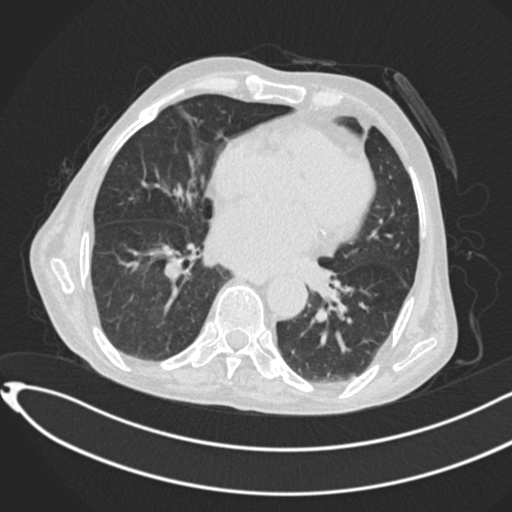
#> input picture test_image.jpg, 512 x 512 px
$ python -i explain_scorecam.py   (imports and definitions only)
#> lines starting #> are read from the running program, lines starting #| are printed output that depends on the picture
import os
import cv2
import numpy as np
import joblib
import matplotlib.pyplot as plt
import tensorflow as tf
from tensorflow.keras.applications import EfficientNetB1
from tensorflow.keras.applications.efficientnet import preprocess_input
from datetime import datetime
import uuid

# --- 1. CONFIGURATION & SETUP ---
MODEL_PATH = 'lung_cancer_svm_model.pkl'
IMG_SIZE = 240
CLASSES = ['Normal', 'Malignant', 'Benign']

# [2 lines not run here, left out]

# [4 lines that did not run here, left out]

# [1 line that did not run here, left out]
# [2 lines that did not run here, left out]

clahe = cv2.createCLAHE(clipLimit=2.0, tileGridSize=(8, 8))


def apply_clahe(image):
    try:
        lab = cv2.cvtColor(image, cv2.COLOR_BGR2LAB)
        l, a, b = cv2.split(lab)
        cl = clahe.apply(l)
        limg = cv2.merge((cl, a, b))
        return cv2.cvtColor(limg, cv2.COLOR_LAB2RGB)
    except Exception as e:
        return cv2.cvtColor(image, cv2.COLOR_BGR2RGB)

# --- 2. SCORE-CAM ALGORITHM ---


def generate_scorecam(image_path):
    print(f"\nAnalyzing {image_path} with Score-CAM...")
    img = cv2.imread(image_path)
    if img is None:
        print("Error: Could not read image.")
        return None

    img_resized = cv2.resize(img, (IMG_SIZE, IMG_SIZE))
    img_clahe = apply_clahe(img_resized)
    img_rgb = cv2.cvtColor(img_clahe, cv2.COLOR_BGR2RGB)

    img_pre = preprocess_input(np.expand_dims(img_clahe, axis=0))

    features = feature_extractor.predict(img_pre, verbose=0)
    probs = svm_model.predict_proba(features)[0]
    target_class_idx = np.argmax(probs)
    target_class_name = CLASSES[target_class_idx]

    activations = activation_model.predict(img_pre, verbose=0)[0]
    num_channels = activations.shape[-1]

    weights = []
    batch_size = 64

    for i in range(0, num_channels, batch_size):
        batch_masked_imgs = []
        channels_in_batch = min(batch_size, num_channels - i)

        for j in range(channels_in_batch):
            ch_idx = i + j
            act_map = activations[:, :, ch_idx]
            act_map_resized = cv2.resize(act_map, (IMG_SIZE, IMG_SIZE))
            act_map_norm = act_map_resized - act_map_resized.min()
            map_max = act_map_norm.max()
            if map_max > 0:
                act_map_norm = act_map_norm / map_max

            masked_img = img_clahe * np.expand_dims(act_map_norm, axis=-1)
            batch_masked_imgs.append(masked_img)

        batch_masked_imgs = np.array(batch_masked_imgs)
        batch_pre = preprocess_input(batch_masked_imgs)

        batch_features = feature_extractor.predict(batch_pre, verbose=0)
        batch_probs = svm_model.predict_proba(batch_features)

        for prob in batch_probs:
            weights.append(prob[target_class_idx])

    cam = np.zeros(
        (activations.shape[0], activations.shape[1]), dtype=np.float32)
    for i, w in enumerate(weights):
        cam += w * activations[:, :, i]

    cam = np.maximum(cam, 0)
    cam = cv2.resize(cam, (IMG_SIZE, IMG_SIZE))
    cam = cam - cam.min()
    cam_max = cam.max()
    if cam_max > 0:
        cam = cam / cam_max

    cam_heatmap = cv2.applyColorMap(np.uint8(255 * cam), cv2.COLORMAP_JET)
    superimposed_img = cv2.addWeighted(img_rgb, 0.6, cam_heatmap, 0.4, 0)

    return superimposed_img, target_class_name, probs[target_class_idx]

# --- 3. PROFESSIONAL CLINICAL REPORT GENERATOR (Fixed Layout) ---


def generate_medical_report(image_path, output_filename="patient_diagnostic_report.png"):
    result = generate_scorecam(image_path)
#> in generate_scorecam, img is the input picture: shape (512, 512, 3); min 37, max 255, mean 101.8
#> in generate_scorecam, `img_resized = cv2.resize(img, (IMG_SIZE, IMG_SIZE))`:
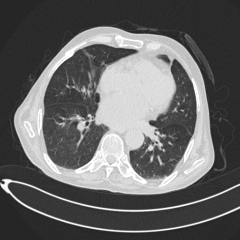
#> img_resized: shape (240, 240, 3); min 37, max 255, mean 101.7
#> in apply_clahe, `lab = cv2.cvtColor(image, cv2.COLOR_BGR2LAB)`: lab: shape (240, 240, 3); mean of channels 0, 1, 2 105.3, 128, 128
#> in apply_clahe, `l, a, b = cv2.split(lab)`: a: shape (240, 240); every value is 128
#> in apply_clahe, `cl = clahe.apply(l)`:
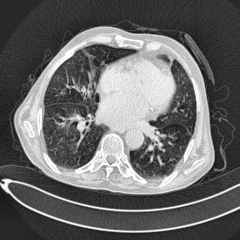
#> cl: shape (240, 240); min 22, max 255, mean 104.2
#> in apply_clahe, `limg = cv2.merge((cl, a, b))`: limg: shape (240, 240, 3); mean of channels 0, 1, 2 104.2, 128, 128
    if result is None:
        return

    cam_img, pred, conf = result

    # 1. Setup the Clinical Dashboard Canvas (Increased Height to 12 inches for padding)
    fig = plt.figure(figsize=(8, 12))
    fig.patch.set_facecolor('#ffffff')

    # 2. Header Information (Shifted Downward slightly)
    scan_id = str(uuid.uuid4()).split('-')[0].upper()
    plt.figtext(0.5, 0.96, "RADION MODEL REPORT", ha="center",
                fontsize=20, fontweight='heavy', color='#1a365d', family='sans-serif')
    plt.figtext(0.5, 0.92, f"Scan ID: {scan_id}  |  Date: {datetime.now().strftime('%Y-%m-%d %H:%M:%S')}  |  Modality: CT/X-Ray",
                ha="center", fontsize=11, color='#4a5568')
    plt.figtext(0.5, 0.89, "-"*80, ha="center", color='#cbd5e0')

    # 3. Score-CAM Image Plot (Single, large, centered, with ample top and bottom space)
    # [left, bottom, width, height]
    ax = fig.add_axes([0.15, 0.45, 0.7, 0.38])
    ax.imshow(cv2.cvtColor(cam_img, cv2.COLOR_BGR2RGB))
    ax.axis('off')

    # Draw a neat clinical border around the image
    rect = plt.Rectangle((0, 0), 1, 1, fill=False,
                         color="#2b6cb0", linewidth=3, transform=ax.transAxes)
    ax.add_patch(rect)
    plt.figtext(0.5, 0.42, "Diagnostic Activation Map (Score-CAM)",
                ha="center", fontsize=12, fontweight='bold', color='#2d3748')

    # 4. Diagnostic Text Block (Dynamic Colors, updated wording)
    text_color = '#c53030' if pred.lower() == 'malignant' else '#2f855a'
    bg_color = '#fff5f5' if pred.lower() == 'malignant' else '#f0fff4'

    report_text = (
        f"CLINICAL FINDINGS\n"
        f"{'='*30}\n\n"
        f"PRIMARY PREDICTION : {pred.upper()}\n"
        f"CONFIDENCE SCORE   : {conf*100:.2f}%\n\n"
        f"Algorithm Used     : Radion Model (EfficientNetB1 + SVM)\n"
        f"Highlight Method   : Gradient-Free Activation (Score-CAM)\n"
    )

    plt.figtext(0.5, 0.25, report_text, ha="center", va="center",
                fontsize=13, bbox={"boxstyle": "round,pad=1.5", "facecolor": bg_color, "edgecolor": text_color, "linewidth": 2},
                color=text_color, fontweight='bold', family='monospace')

    # Footer (Ample space from bottom and text box)
    plt.figtext(0.5, 0.08, "This report is generated by an AI assistant and is for informational purposes only.\nIt does not replace a professional medical diagnosis.",
                ha="center", fontsize=9, color='#718096')

    # 5. Adjust layout and Save
    plt.savefig(output_filename, dpi=300, bbox_inches='tight')
    plt.close()

    print(f"✅ Professional Medical Report saved as: '{output_filename}'")


# --- RUN THE GENERATOR ---
# Point this to your image
test_image_file = "test_image.png"  # Update with your exact filename
# [1 line not run here, left out]

#> (the run stopped early here; a loop or call above may not have finished)
